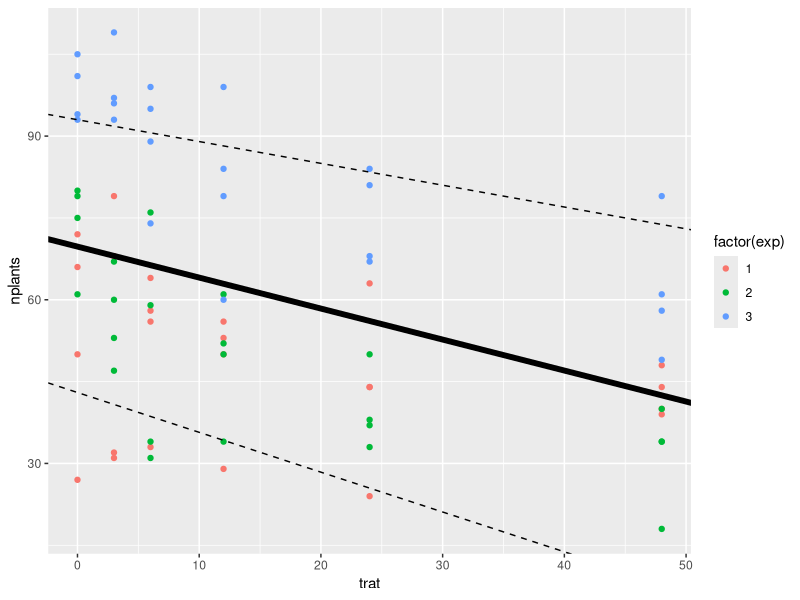

Source code (R):
## ---- chunk 1
library(readxl)
library(lme4)
library(tidyverse)
estande <- read_excel("dados-diversos.xlsx", sheet = "estande")
m_misto <- lmer(nplants ~ trat + (1 | exp/bloco), data = estande)
summary(m_misto)
car::Anova(m_misto)

# avaliar os efeitos aleatórios de experimentos e de bloco, nese caso os efeitos de exp dentro de bloco
# nesse caso tem que fazer o anova para verificar se o valor de p é significativo
## ---- chunk 2
estande |> 
  ggplot(aes(trat, nplants, colour = factor(exp)))+
  geom_point()+
  #geom_smooth(method = "lm", se = FALSE)+
  geom_abline(intercept = 69.74, slope = -0.568, linewidth = 2)+
  geom_abline(intercept = 43, slope = -0.73, linetype = "dashed")+
  geom_abline(intercept = 93, slope = -0.40, linetype = "dashed")
